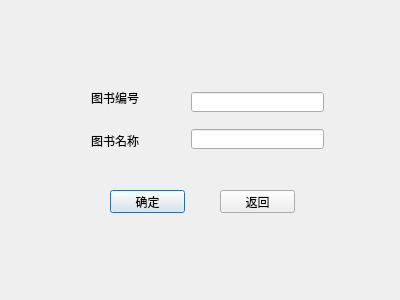
<?xml version="1.0" encoding="UTF-8"?>
<ui version="4.0">
 <class>DelBookDialog</class>
 <widget class="QDialog" name="DelBookDialog">
  <property name="geometry">
   <rect>
    <x>0</x>
    <y>0</y>
    <width>400</width>
    <height>300</height>
   </rect>
  </property>
  <property name="windowTitle">
   <string>注销图书</string>
  </property>
  <property name="styleSheet">
   <string notr="true">background-image: url(:/new/myimage/image/2background.png);</string>
  </property>
  <widget class="QPushButton" name="okpushButton">
   <property name="geometry">
    <rect>
     <x>110</x>
     <y>190</y>
     <width>75</width>
     <height>23</height>
    </rect>
   </property>
   <property name="sizePolicy">
    <sizepolicy hsizetype="Fixed" vsizetype="Fixed">
     <horstretch>0</horstretch>
     <verstretch>0</verstretch>
    </sizepolicy>
   </property>
   <property name="text">
    <string>确定</string>
   </property>
  </widget>
  <widget class="QPushButton" name="exitpushButton">
   <property name="geometry">
    <rect>
     <x>220</x>
     <y>190</y>
     <width>75</width>
     <height>23</height>
    </rect>
   </property>
   <property name="sizePolicy">
    <sizepolicy hsizetype="Fixed" vsizetype="Fixed">
     <horstretch>0</horstretch>
     <verstretch>0</verstretch>
    </sizepolicy>
   </property>
   <property name="text">
    <string>返回</string>
   </property>
  </widget>
  <widget class="QLineEdit" name="idlineEdit">
   <property name="geometry">
    <rect>
     <x>191</x>
     <y>92</y>
     <width>133</width>
     <height>20</height>
    </rect>
   </property>
  </widget>
  <widget class="QLineEdit" name="namelineEdit">
   <property name="geometry">
    <rect>
     <x>191</x>
     <y>129</y>
     <width>133</width>
     <height>20</height>
    </rect>
   </property>
  </widget>
  <widget class="QLabel" name="label_2">
   <property name="geometry">
    <rect>
     <x>91</x>
     <y>133</y>
     <width>48</width>
     <height>16</height>
    </rect>
   </property>
   <property name="sizePolicy">
    <sizepolicy hsizetype="Fixed" vsizetype="Fixed">
     <horstretch>0</horstretch>
     <verstretch>0</verstretch>
    </sizepolicy>
   </property>
   <property name="text">
    <string>图书名称</string>
   </property>
  </widget>
  <widget class="QLabel" name="label">
   <property name="geometry">
    <rect>
     <x>91</x>
     <y>90</y>
     <width>48</width>
     <height>16</height>
    </rect>
   </property>
   <property name="sizePolicy">
    <sizepolicy hsizetype="Fixed" vsizetype="Fixed">
     <horstretch>0</horstretch>
     <verstretch>0</verstretch>
    </sizepolicy>
   </property>
   <property name="text">
    <string>图书编号</string>
   </property>
  </widget>
 </widget>
 <resources/>
 <connections/>
</ui>
